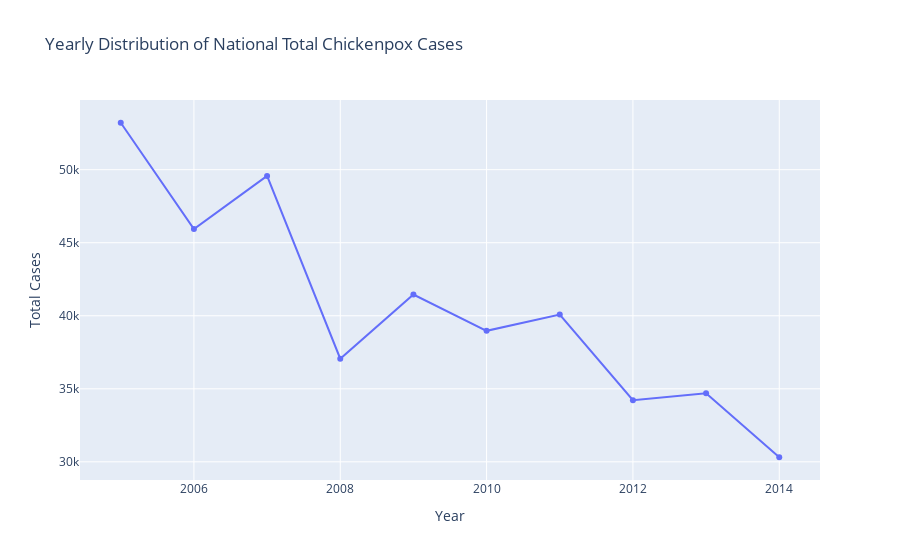

Notebook cell for this chart:
### Markdown cell above
### Which year had the most case counts?

### Code cell
# Calculate the sum of cases for each year
yearly_cases = chickenpox_df.groupby('Year').sum()

# We only need the column year
yearly_cases = yearly_cases.drop(['BUDAPEST', 'BARANYA', 'BACS', 'BEKES', 'BORSOD', 'CSONGRAD',
       'FEJER', 'GYOR', 'HAJDU', 'HEVES', 'JASZ', 'KOMAROM', 'NOGRAD', 'PEST',
       'SOMOGY', 'SZABOLCS', 'TOLNA', 'VAS', 'VESZPREM', 'ZALA'], axis=1)

# Create the bar plot
fig = go.Figure(data=[
    go.Scatter(x=yearly_cases.index, y=yearly_cases[column], name='year') for column in yearly_cases.columns
])

# Update the layout
fig.update_layout(
    title='Yearly Distribution of National Total Chickenpox Cases',
    xaxis_title='Year',
    yaxis_title='Total Cases'
)

# Show the plot
fig.show()

### Figure 1 — Plotly figure (JSON) as saved in the notebook; plotly's stock layout.template omitted (floating-point values rounded to 4 significant figures)
{"data": [{"name": "year", "type": "scatter", "x": [2005, 2006, 2007, 2008, 2009, 2010, 2011, 2012, 2013, 2014], "y": [53213, 45941, 49575, 37057, 41452, 38968, 40084, 34220, 34696, 30313]}], "layout": {"title": {"text": "Yearly Distribution of National Total Chickenpox Cases"}, "xaxis": {"title": {"text": "Year"}}, "yaxis": {"title": {"text": "Total Cases"}}}}
